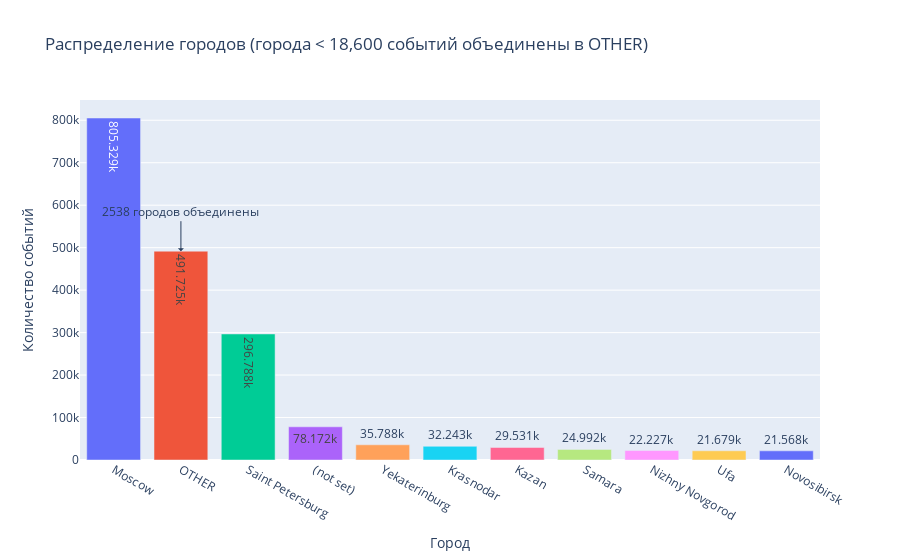

The notebook cell saved with this chart:
### Markdown cell above
geo_city

### Code cell
# Рассчитываем порог (1% от общего количества событий)
threshold = len(ga_sessions_filled) * 0.01

# Создаем словарь для замены значений
value_counts = ga_sessions_filled['geo_city'].value_counts()
replace_dict = {category: 'OTHER' 
                for category in value_counts[value_counts < threshold].index}

# Создаем новый столбец с объединенными категориями
ga_sessions_filled['geo_city_grouped'] = ga_sessions_filled['geo_city'].replace(replace_dict)

# Строим интерактивную диаграмму
city_counts = ga_sessions_filled['geo_city_grouped'].value_counts().reset_index()
city_counts.columns = ['city', 'count']  # Переименовываем столбцы для ясности

# Строим интерактивную диаграмму
fig = px.bar(city_counts,
             x='city',  # Используем новое имя столбца
             y='count',
             labels={'city': 'Город', 
                    'count': 'Количество событий'},
             title=f'Распределение городов (города < {threshold:,.0f} событий объединены в OTHER)',
             text_auto=True,
             color='city',
             color_discrete_sequence=px.colors.qualitative.Plotly)

# Настраиваем отображение
fig.update_layout(
    xaxis_title="Город",
    yaxis_title="Количество событий",
    xaxis={'categoryorder':'total descending'},
    showlegend=False,
    hovermode="x"
)

# Добавляем подпись с количеством объединенных категорий
other_count = len(value_counts[value_counts < threshold])
fig.add_annotation(
    x='OTHER',
    y=city_counts.loc[city_counts['city'] == 'OTHER', 'count'].values[0],
    text=f"{other_count} городов объединены",
    showarrow=True,
    arrowhead=1,
    ax=0,
    ay=-40
)

fig.show()

### Figure 1 — Plotly figure (JSON) as saved in the notebook; plotly's stock layout.template omitted (floating-point values rounded to 4 significant figures)
{"data": [{"alignmentgroup": "True", "hovertemplate": "Город=%{x}<br>Количество событий=%{y}<extra></extra>", "legendgroup": "Moscow", "marker": {"color": "#636EFA", "pattern": {"shape": ""}}, "name": "Moscow", "offsetgroup": "Moscow", "orientation": "v", "showlegend": true, "textposition": "auto", "texttemplate": "%{y}", "type": "bar", "x": ["Moscow"], "xaxis": "x", "y": [805329], "yaxis": "y"}, {"alignmentgroup": "True", "hovertemplate": "Город=%{x}<br>Количество событий=%{y}<extra></extra>", "legendgroup": "OTHER", "marker": {"color": "#EF553B", "pattern": {"shape": ""}}, "name": "OTHER", "offsetgroup": "OTHER", "orientation": "v", "showlegend": true, "textposition": "auto", "texttemplate": "%{y}", "type": "bar", "x": ["OTHER"], "xaxis": "x", "y": [491725], "yaxis": "y"}, {"alignmentgroup": "True", "hovertemplate": "Город=%{x}<br>Количество событий=%{y}<extra></extra>", "legendgroup": "Saint Petersburg", "marker": {"color": "#00CC96", "pattern": {"shape": ""}}, "name": "Saint Petersburg", "offsetgroup": "Saint Petersburg", "orientation": "v", "showlegend": true, "textposition": "auto", "texttemplate": "%{y}", "type": "bar", "x": ["Saint Petersburg"], "xaxis": "x", "y": [296788], "yaxis": "y"}, {"alignmentgroup": "True", "hovertemplate": "Город=%{x}<br>Количество событий=%{y}<extra></extra>", "legendgroup": "(not set)", "marker": {"color": "#AB63FA", "pattern": {"shape": ""}}, "name": "(not set)", "offsetgroup": "(not set)", "orientation": "v", "showlegend": true, "textposition": "auto", "texttemplate": "%{y}", "type": "bar", "x": ["(not set)"], "xaxis": "x", "y": [78172], "yaxis": "y"}, {"alignmentgroup": "True", "hovertemplate": "Город=%{x}<br>Количество событий=%{y}<extra></extra>", "legendgroup": "Yekaterinburg", "marker": {"color": "#FFA15A", "pattern": {"shape": ""}}, "name": "Yekaterinburg", "offsetgroup": "Yekaterinburg", "orientation": "v", "showlegend": true, "textposition": "auto", "texttemplate": "%{y}", "type": "bar", "x": ["Yekaterinburg"], "xaxis": "x", "y": [35788], "yaxis": "y"}, {"alignmentgroup": "True", "hovertemplate": "Город=%{x}<br>Количество событий=%{y}<extra></extra>", "legendgroup": "Krasnodar", "marker": {"color": "#19D3F3", "pattern": {"shape": ""}}, "name": "Krasnodar", "offsetgroup": "Krasnodar", "orientation": "v", "showlegend": true, "textposition": "auto", "texttemplate": "%{y}", "type": "bar", "x": ["Krasnodar"], "xaxis": "x", "y": [32243], "yaxis": "y"}, {"alignmentgroup": "True", "hovertemplate": "Город=%{x}<br>Количество событий=%{y}<extra></extra>", "legendgroup": "Kazan", "marker": {"color": "#FF6692", "pattern": {"shape": ""}}, "name": "Kazan", "offsetgroup": "Kazan", "orientation": "v", "showlegend": true, "textposition": "auto", "texttemplate": "%{y}", "type": "bar", "x": ["Kazan"], "xaxis": "x", "y": [29531], "yaxis": "y"}, {"alignmentgroup": "True", "hovertemplate": "Город=%{x}<br>Количество событий=%{y}<extra></extra>", "legendgroup": "Samara", "marker": {"color": "#B6E880", "pattern": {"shape": ""}}, "name": "Samara", "offsetgroup": "Samara", "orientation": "v", "showlegend": true, "textposition": "auto", "texttemplate": "%{y}", "type": "bar", "x": ["Samara"], "xaxis": "x", "y": [24992], "yaxis": "y"}, {"alignmentgroup": "True", "hovertemplate": "Город=%{x}<br>Количество событий=%{y}<extra></extra>", "legendgroup": "Nizhny Novgorod", "marker": {"color": "#FF97FF", "pattern": {"shape": ""}}, "name": "Nizhny Novgorod", "offsetgroup": "Nizhny Novgorod", "orientation": "v", "showlegend": true, "textposition": "auto", "texttemplate": "%{y}", "type": "bar", "x": ["Nizhny Novgorod"], "xaxis": "x", "y": [22227], "yaxis": "y"}, {"alignmentgroup": "True", "hovertemplate": "Город=%{x}<br>Количество событий=%{y}<extra></extra>", "legendgroup": "Ufa", "marker": {"color": "#FECB52", "pattern": {"shape": ""}}, "name": "Ufa", "offsetgroup": "Ufa", "orientation": "v", "showlegend": true, "textposition": "auto", "texttemplate": "%{y}", "type": "bar", "x": ["Ufa"], "xaxis": "x", "y": [21679], "yaxis": "y"}, {"alignmentgroup": "True", "hovertemplate": "Город=%{x}<br>Количество событий=%{y}<extra></extra>", "legendgroup": "Novosibirsk", "marker": {"color": "#636EFA", "pattern": {"shape": ""}}, "name": "Novosibirsk", "offsetgroup": "Novosibirsk", "orientation": "v", "showlegend": true, "textposition": "auto", "texttemplate": "%{y}", "type": "bar", "x": ["Novosibirsk"], "xaxis": "x", "y": [21568], "yaxis": "y"}], "layout": {"annotations": [{"arrowhead": 1, "ax": 0, "ay": -40, "showarrow": true, "text": "2538 городов объединены", "x": "OTHER", "y": 491725}], "barmode": "relative", "hovermode": "x", "legend": {"title": {"text": "Город"}, "tracegroupgap": 0}, "showlegend": false, "title": {"text": "Распределение городов (города < 18,600 событий объединены в OTHER)"}, "xaxis": {"anchor": "y", "categoryarray": ["Moscow", "OTHER", "Saint Petersburg", "(not set)", "Yekaterinburg", "Krasnodar", "Kazan", "Samara", "Nizhny Novgorod", "Ufa", "Novosibirsk"], "categoryorder": "total descending", "domain": [0, 1], "title": {"text": "Город"}}, "yaxis": {"anchor": "x", "domain": [0, 1], "title": {"text": "Количество событий"}}}}
